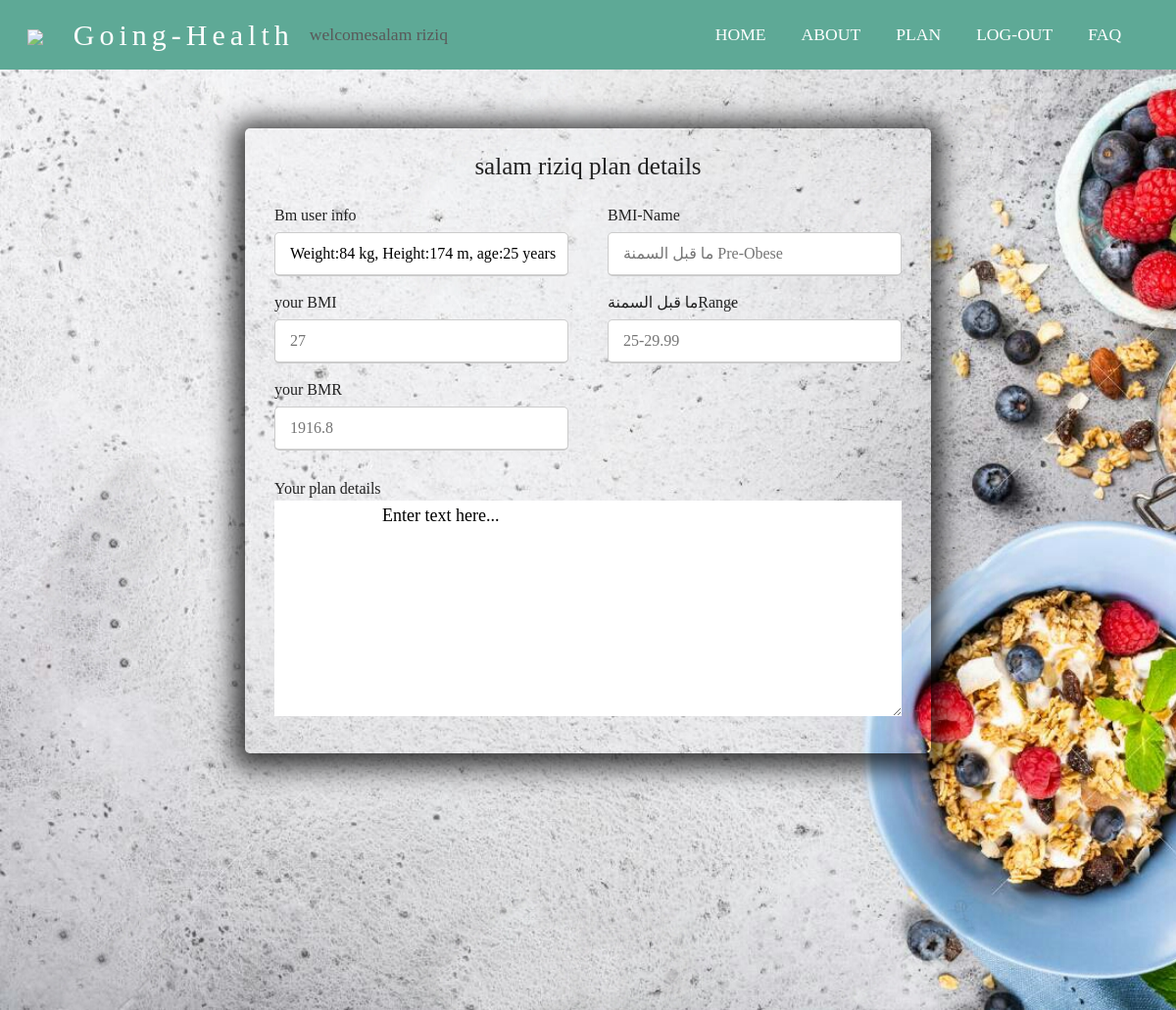
Page /project0/userPlanDetails.php (signed in) on the committed database.
### tables this page shows
CREATE TABLE `userresult` (
  `id` int(11) NOT NULL,
  `urid` int(11) DEFAULT NULL,
  `bmi` float DEFAULT NULL,
  `bmr` float DEFAULT NULL,
  `created_at` timestamp NOT NULL DEFAULT current_timestamp() ON UPDATE current_timestamp(),
  `planId` int(11) DEFAULT NULL
);

CREATE TABLE `plan` (
  `id` int(11) NOT NULL,
  `range_from` float DEFAULT NULL,
  `range_to` float DEFAULT NULL,
  `nameAr` varchar(255) DEFAULT NULL,
  `nameEn` varchar(255) DEFAULT NULL,
  `description` varchar(255) DEFAULT NULL
);

### project0/server.php (called while the page is built, shortened)
<?php
function getPlanDetail($uid)
{
    $conn = new mysqli("localhost", "root", "", "going-health");
    $select = "Select   plan.nameAr, plan.nameEn ,plan.description , plan.range_from , plan.range_to, userresult.bmi, userresult.bmr   from plan inner join userresult on userresult.urid = " . $uid . " And plan.id = userresult.planId";
    $q = mysqli_query($conn, $select);
    $row = mysqli_fetch_array($q);
    return $row;
}
?>

### project0/userPlanDetails.php (the view, shortened to what this page needs)
<!DOCTYPE html>
<html lang="en">
<head>
    <link rel="stylesheet" href="https://maxcdn.bootstrapcdn.com/bootstrap/4.0.0/css/bootstrap.min.css">
    <link rel="stylesheet" href="https://cdnjs.cloudflare.com/ajax/libs/animate.css/4.1.1/animate.min.css" />
    <link href="fixed.css" rel="stylesheet">
</head>
<body>
<?php
include ("header.php");
$getPlanDetail = getPlanDetail($_SESSION["user_urid"]);
?>
    <div class="bg1">
        <div class="container" id="reg">
            <div class="title text-center"><?php echo $_SESSION['user_name']; ?> plan details</div>
            <form >
                <div class="user-details">
                    <div class="input-box">
                        <span class="details">Bm user info</span>
                        <input value="Weight:<?php echo $_SESSION['user_bmi_data']['Weight'] .' kg, '.
                            'Height:'; echo $_SESSION['user_bmi_data']['Height'] .' m, '.
                            'age:'  ;echo $_SESSION['user_bmi_data']['age'].' years' ?> "
                        readonly >
                    </div>
                    <div class="input-box">
                        <span class="details">BMI-Name</span>
                        <input type="text" placeholder="<?php echo $getPlanDetail['nameAr'].' '.$getPlanDetail['nameEn'];?>" readonly>
                    </div>
                    <div class="input-box">
                        <span class="details">your BMI</span>
                        <input type="text" placeholder="<?php echo $getPlanDetail['bmi']?>" readonly>
                    </div>
                    <div class="input-box">
                        <span class="details"><?php echo $getPlanDetail['nameAr']. 'Range';?></span>
                        <input type="email" placeholder="<?php echo $getPlanDetail['range_from'].'-'.$getPlanDetail['range_to']?>" readonly>
                    </div>
                    <div class="input-box">
                        <span class="details">your BMR</span>
                        <input type="text" placeholder="<?php echo $getPlanDetail['bmr']?>" readonly>
                    </div>
                </div>
                <div  >
                    <span class="details">Your plan details</span>
                    <textarea readonly rows="8" cols="30" style="display: block;
    margin-top: 0em;
    margin-block-end: 1em;
    box-sizing: border-box;
height: 50%;
    width: 100%;
    outline: none;
    color: #000;
    border: none;
    font-size: 18px;
    font-weight: 500;">
                        <?php echo $getPlanDetail['description']?>
                    </textarea>
                </div>
            </form>
        </div>
    </div>
</body>
</html>

### project0/header.php (shortened to what this page needs)
<?php
include ("server.php");
?>
<nav class="navbar navbar-expand-md navbar-light bg-light sticky-top">
    <div class="container-fluid">
        <a class="navbar-brand" href="#"><img src="img/logo.png"></a>
        <a class="a-logo d-none d-xl-block" href="home.php">Going-Health</a>
        <?php
            if(isset($_SESSION['user_urid']))
               echo '<a class="nav-link" >welcome' . $_SESSION["user_name"] .'</a>';
        ?>
        <div class="collapse navbar-collapse" id="navbarResponsive">
            <ul class="navbar-nav ml-auto">
                <li class="nav-item">
                    <a class="nav-link" href="home.php">Home</a>
                </li>
                <li class="nav-item">
                    <a class="nav-link" href="about.php">About</a>
                </li>
                <?php
                if(isset($_SESSION['user_urid']))
                    echo '<li class="nav-item">
                    <a class="nav-link" href="userPlanDetails.php">Plan</a>
                </li>';
                 if(isset($_SESSION['user_urid']))
                echo '<li class="nav-item">
                    <a class="nav-link" href="log-out.php">Log-out</a>
                </li>';
                ?>
                <li class="nav-item">
                    <a class="nav-link" href="FAQ.php">FAQ</a>
                </li>
            </ul>
        </div>
    </div>
</nav>

### project0/fixed.css (style rules this page uses)
html,body { height: 100%; width: 100%; font-family: 'bignoodletitling'; color: #222; scroll-behavior: smooth; }
.navbar { padding: .8rem; }
a.a-logo { text-decoration: none; font-size: 30px; font-family: bignoodletitling; color:#fff; letter-spacing: 5px; margin-left: 15px; }
.bg-light { background-color: #298d74 !important; opacity: 0.75; }
.navbar-nav li { padding-right:20px ; }
ul li a { text-transform: uppercase; }
.nav-link { font-size: 1.1em !important ; }
.navbar-light .navbar-nav .nav-link { color: #fff; }
.bg1 { background: url(img/photo2.jpg); background-repeat: no-repeat; background-size: cover; width: 100%; height: 120vh; padding-top: 60px; }
#reg { max-width: 700px; width: 100%; padding: 20px 30px; border-radius: 5px; -webkit-box-shadow:-1px 4px 26px 11px rgba(0,0,0,0.75) ; -moz-box-shadow:-1px 4px 26px 11px rgba(0,0,0,0.75) ; box-shadow:-1px 4px 26px 11px rgba(0,0,0,0.75) ; }
#reg .title { font-size: 25px; font-weight: 500; position: relative; }
#reg form .user-details { display: flex; flex-wrap: wrap; justify-content: space-between; margin: 20px 0 12px 0; }
form .user-details .input-box { margin-bottom: 15px; width: calc(100% / 2 - 20px); }
.user-details .input-box .details { display: block; font-weight: 500; margin-bottom:5px ; }
.user-details .input-box input { height:45px; width: 100%; outline: none; border-radius: 5px; border: 1px solid #ccc; padding-left: 15px; font-size: 16px; border-bottom-width: 2px; transition: all 0.3s ease; }
* { box-sizing: border-box; }
a { text-decoration: none; color:black; }

### rows in the picture
userresult: planId.nameEn "ما قبل السمنة Pre-Obese", bmi "27", planId.nameAr "ما قبل السمنة", planId.range_to "25-29.99", bmr "1916.8", planId.description "Enter text here..."

### other values in the picture
$_SESSION["user_name"] "salam riziq"
$_SESSION['user_name'] "salam riziq"
